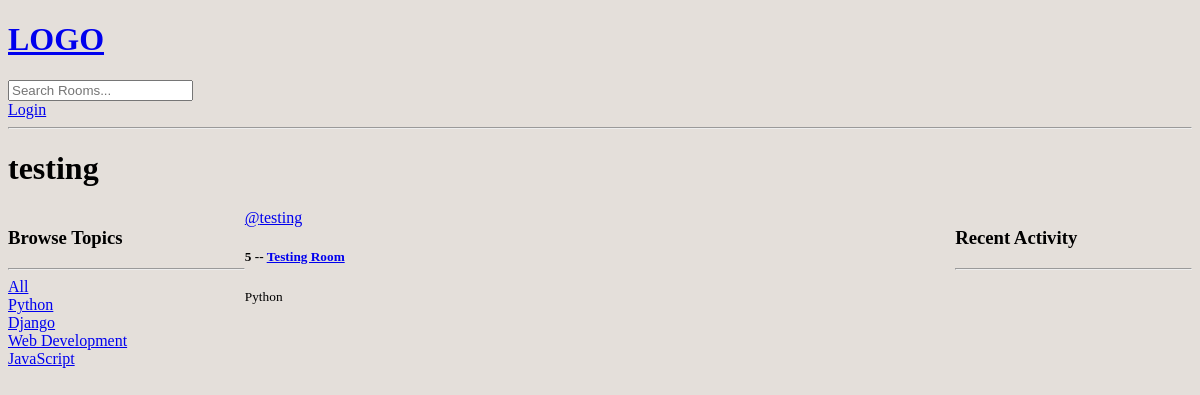
Before: /profile/3 with the older database file.
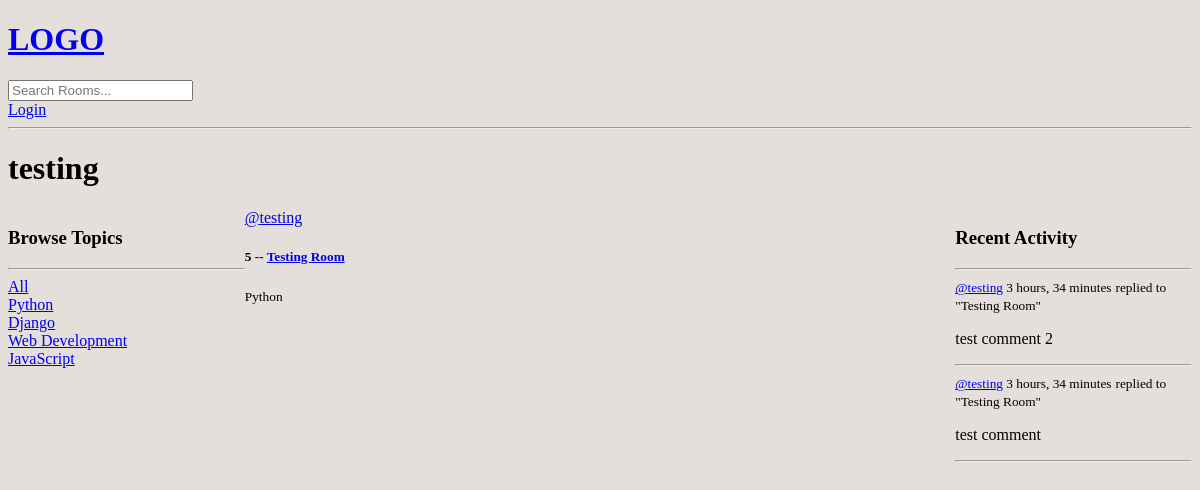
After: the same page with the newer database file.
### base/models.py (models this page shows, shortened)
class Topic(models.Model):
    name = models.CharField(max_length=200)

class Room(models.Model):
    host = models.ForeignKey(User, on_delete=models.SET_NULL, null=True)
    topic = models.ForeignKey(Topic, on_delete=models.SET_NULL, null=True)
    name = models.CharField(max_length=200)
    description = models.TextField(null=True, blank=True)
    participants = models.ManyToManyField(User, related_name='participants', blank=True)
    updated = models.DateTimeField(auto_now=True)
    created = models.DateTimeField(auto_now_add=True)
    class Meta:
        ordering = ['-updated', '-created']
    def __str__(self):
        return self.name

class Message(models.Model):
    user = models.ForeignKey(User, on_delete=models.CASCADE)
    room = models.ForeignKey(Room, on_delete=models.CASCADE)
    body = models.TextField()
    updated = models.DateTimeField(auto_now=True)
    created = models.DateTimeField(auto_now_add=True)
    class Meta:
        ordering = ['-updated', '-created']

### base/views.py (the view)
# urls.py: path('profile/<str:pk>', views.userProfile, name='user-profile'),
def userProfile(request, pk):
    user = User.objects.get(id=pk)
    rooms = user.room_set.all()
    activity_messages = user.message_set.all()
    topics = Topic.objects.all()
    context = {'user':user, 'rooms':rooms, 'activity_messages':activity_messages, 'topics':topics}
    return render(request, 'base/profile.html', context)

### base/templates/base/profile.html (shortened to what this page needs)
{% extends 'main.html' %}
{% block content %}
<h1>{{user.username}}</h1>
<div class='profile-container'>
    <div>
        {% include 'base/topics_component.html'%}
    </div>
    <div>
        {% include 'base/feed_component.html' %}
    </div>
    <div>
        {% include 'base/activity_component.html'%}
    </div>
</div>
{% endblock content %}

### base/templates/base/topics_component.html
<h3>Browse Topics</h3>
<hr>
<div>
    <a href="{% url 'home' %}">All</a>
</div>
{% for topic in topics %}
    <div>
        <a href="{% url 'home' %}?q={{topic.name}}">{{topic.name}}</a>
    </div>
{% endfor %}

### base/templates/base/feed_component.html (shortened to what this page needs)
<div>
    {% for room in rooms%}
    <div class='room'>
        <a href="{% url 'user-profile' room.host.id %}">@{{room.host.username}}</a>
        <h5>{{room.id}} -- <a href="{% url 'room' room.id %}">{{room.name}}</a></h5>
        <small>{{room.topic.name}}</small>
    </div>
    {% endfor%}
</div>

### base/templates/base/activity_component.html (shortened to what this page needs)
<h3>Recent Activity</h3>
<hr>
{% for message in activity_messages %}
    <div>
        <small><a href="{% url 'user-profile' message.user.id %}">@{{message.user}}</a> {{message.created|timesince}}</small>
        <small>replied to "{{message.room}}"</small>
        <p>{{message.body}}</p>
        <hr>
    </div>
{% endfor %}

Changed rows visible on the page:
added Message: user "testing", created "3 hours, 34 minutes", room "Testing Room", body "test comment 2"
added Message: user "testing", created "3 hours, 34 minutes", room "Testing Room", body "test comment"
